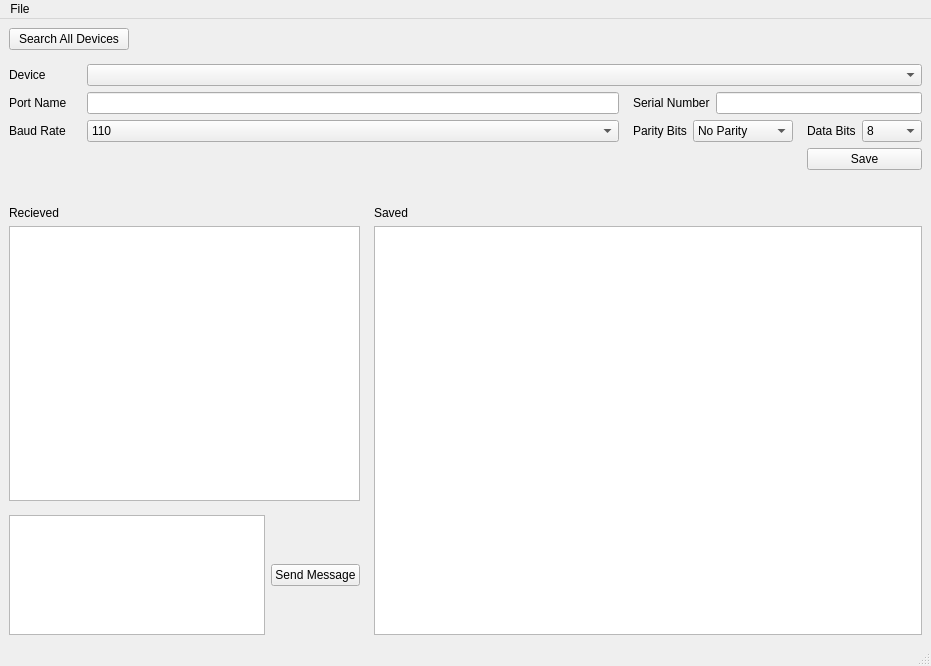
<?xml version="1.0" encoding="UTF-8"?>
<ui version="4.0">
 <class>MainWindow</class>
 <widget class="QMainWindow" name="MainWindow">
  <property name="geometry">
   <rect>
    <x>0</x>
    <y>0</y>
    <width>931</width>
    <height>666</height>
   </rect>
  </property>
  <property name="windowTitle">
   <string>MainWindow</string>
  </property>
  <widget class="QWidget" name="centralwidget">
   <layout class="QGridLayout" name="gridLayout" columnstretch="3,3,0,0,0">
    <item row="7" column="0" colspan="5">
     <layout class="QHBoxLayout" name="horizontalLayout_2" stretch="0,3">
      <item>
       <layout class="QVBoxLayout" name="message_ox">
        <property name="rightMargin">
         <number>8</number>
        </property>
        <item>
         <widget class="QLabel" name="recieved_label">
          <property name="text">
           <string>Recieved</string>
          </property>
         </widget>
        </item>
        <item>
         <widget class="QTextEdit" name="recieved_message_text_output"/>
        </item>
        <item>
         <layout class="QHBoxLayout" name="send_message_box">
          <property name="topMargin">
           <number>8</number>
          </property>
          <item>
           <widget class="QTextEdit" name="send_message_input">
            <property name="sizePolicy">
             <sizepolicy hsizetype="Expanding" vsizetype="Fixed">
              <horstretch>0</horstretch>
              <verstretch>0</verstretch>
             </sizepolicy>
            </property>
            <property name="minimumSize">
             <size>
              <width>0</width>
              <height>120</height>
             </size>
            </property>
            <property name="maximumSize">
             <size>
              <width>16777215</width>
              <height>120</height>
             </size>
            </property>
            <property name="html">
             <string>&lt;!DOCTYPE HTML PUBLIC &quot;-//W3C//DTD HTML 4.0//EN&quot; &quot;http://www.w3.org/TR/REC-html40/strict.dtd&quot;&gt;
&lt;html&gt;&lt;head&gt;&lt;meta name=&quot;qrichtext&quot; content=&quot;1&quot; /&gt;&lt;style type=&quot;text/css&quot;&gt;
p, li { white-space: pre-wrap; }
&lt;/style&gt;&lt;/head&gt;&lt;body style=&quot; font-family:'Noto Sans'; font-size:10pt; font-weight:400; font-style:normal;&quot;&gt;
&lt;p style=&quot;-qt-paragraph-type:empty; margin-top:0px; margin-bottom:0px; margin-left:0px; margin-right:0px; -qt-block-indent:0; text-indent:0px;&quot;&gt;&lt;br /&gt;&lt;/p&gt;&lt;/body&gt;&lt;/html&gt;</string>
            </property>
           </widget>
          </item>
          <item>
           <widget class="QPushButton" name="send_message_button">
            <property name="text">
             <string>Send Message</string>
            </property>
           </widget>
          </item>
         </layout>
        </item>
       </layout>
      </item>
      <item>
       <layout class="QVBoxLayout" name="save_table_box">
        <item alignment="Qt::AlignLeft">
         <widget class="QLabel" name="saved_label">
          <property name="text">
           <string>Saved</string>
          </property>
         </widget>
        </item>
        <item>
         <widget class="QTableWidget" name="saved_table"/>
        </item>
       </layout>
      </item>
     </layout>
    </item>
    <item row="2" column="0" colspan="5">
     <layout class="QFormLayout" name="device_name_box">
      <item row="0" column="0">
       <widget class="QLabel" name="device_label">
        <property name="minimumSize">
         <size>
          <width>72</width>
          <height>0</height>
         </size>
        </property>
        <property name="maximumSize">
         <size>
          <width>72</width>
          <height>16777215</height>
         </size>
        </property>
        <property name="text">
         <string>Device</string>
        </property>
       </widget>
      </item>
      <item row="0" column="1">
       <widget class="QComboBox" name="device_combox_box"/>
      </item>
     </layout>
    </item>
    <item row="3" column="0" colspan="3">
     <layout class="QFormLayout" name="port_name_box">
      <property name="rightMargin">
       <number>8</number>
      </property>
      <item row="0" column="0">
       <widget class="QLabel" name="port_label">
        <property name="minimumSize">
         <size>
          <width>72</width>
          <height>0</height>
         </size>
        </property>
        <property name="maximumSize">
         <size>
          <width>72</width>
          <height>16777215</height>
         </size>
        </property>
        <property name="text">
         <string>Port Name</string>
        </property>
       </widget>
      </item>
      <item row="0" column="1">
       <widget class="QLineEdit" name="port_input"/>
      </item>
     </layout>
    </item>
    <item row="3" column="3" colspan="2">
     <layout class="QFormLayout" name="serial_number_box">
      <item row="0" column="0">
       <widget class="QLabel" name="serial_no_label">
        <property name="text">
         <string>Serial Number</string>
        </property>
       </widget>
      </item>
      <item row="0" column="1">
       <widget class="QLineEdit" name="serial_no_input"/>
      </item>
     </layout>
    </item>
    <item row="6" column="4">
     <spacer name="verticalSpacer">
      <property name="orientation">
       <enum>Qt::Vertical</enum>
      </property>
      <property name="sizeType">
       <enum>QSizePolicy::Fixed</enum>
      </property>
      <property name="sizeHint" stdset="0">
       <size>
        <width>20</width>
        <height>30</height>
       </size>
      </property>
     </spacer>
    </item>
    <item row="4" column="4">
     <layout class="QHBoxLayout" name="data_bit_box">
      <property name="rightMargin">
       <number>0</number>
      </property>
      <item>
       <widget class="QLabel" name="data_bit_label">
        <property name="minimumSize">
         <size>
          <width>0</width>
          <height>0</height>
         </size>
        </property>
        <property name="maximumSize">
         <size>
          <width>100</width>
          <height>16777215</height>
         </size>
        </property>
        <property name="text">
         <string>Data Bits</string>
        </property>
       </widget>
      </item>
      <item>
       <widget class="QComboBox" name="data_bit_combobox">
        <property name="minimumSize">
         <size>
          <width>60</width>
          <height>0</height>
         </size>
        </property>
        <property name="maximumSize">
         <size>
          <width>60</width>
          <height>16777215</height>
         </size>
        </property>
        <item>
         <property name="text">
          <string>8</string>
         </property>
        </item>
        <item>
         <property name="text">
          <string>9</string>
         </property>
        </item>
        <item>
         <property name="text">
          <string>10</string>
         </property>
        </item>
       </widget>
      </item>
     </layout>
    </item>
    <item row="5" column="4">
     <widget class="QPushButton" name="save_to_database_button">
      <property name="text">
       <string>Save</string>
      </property>
     </widget>
    </item>
    <item row="4" column="0" colspan="3">
     <layout class="QHBoxLayout" name="baud_rate_box">
      <property name="rightMargin">
       <number>8</number>
      </property>
      <item>
       <widget class="QLabel" name="baud_rate_label">
        <property name="minimumSize">
         <size>
          <width>72</width>
          <height>0</height>
         </size>
        </property>
        <property name="maximumSize">
         <size>
          <width>72</width>
          <height>16777215</height>
         </size>
        </property>
        <property name="text">
         <string>Baud Rate</string>
        </property>
       </widget>
      </item>
      <item>
       <widget class="QComboBox" name="baud_rate_combo_box">
        <property name="minimumSize">
         <size>
          <width>150</width>
          <height>0</height>
         </size>
        </property>
        <item>
         <property name="text">
          <string>110</string>
         </property>
        </item>
       </widget>
      </item>
     </layout>
    </item>
    <item row="4" column="3">
     <layout class="QHBoxLayout" name="parity_bit_box">
      <property name="rightMargin">
       <number>8</number>
      </property>
      <item>
       <widget class="QLabel" name="parity_label">
        <property name="minimumSize">
         <size>
          <width>0</width>
          <height>0</height>
         </size>
        </property>
        <property name="maximumSize">
         <size>
          <width>16777214</width>
          <height>16777215</height>
         </size>
        </property>
        <property name="text">
         <string>Parity Bits</string>
        </property>
       </widget>
      </item>
      <item>
       <widget class="QComboBox" name="parity_combobox">
        <property name="sizePolicy">
         <sizepolicy hsizetype="Preferred" vsizetype="Fixed">
          <horstretch>0</horstretch>
          <verstretch>0</verstretch>
         </sizepolicy>
        </property>
        <property name="minimumSize">
         <size>
          <width>100</width>
          <height>0</height>
         </size>
        </property>
        <item>
         <property name="text">
          <string>No Parity</string>
         </property>
        </item>
        <item>
         <property name="text">
          <string>Odd</string>
         </property>
        </item>
        <item>
         <property name="text">
          <string>Even</string>
         </property>
        </item>
       </widget>
      </item>
     </layout>
    </item>
    <item row="0" column="0">
     <widget class="QPushButton" name="search_device_button">
      <property name="minimumSize">
       <size>
        <width>120</width>
        <height>0</height>
       </size>
      </property>
      <property name="maximumSize">
       <size>
        <width>120</width>
        <height>16777215</height>
       </size>
      </property>
      <property name="text">
       <string>Search All Devices</string>
      </property>
     </widget>
    </item>
    <item row="1" column="0">
     <spacer name="verticalSpacer_2">
      <property name="orientation">
       <enum>Qt::Vertical</enum>
      </property>
      <property name="sizeType">
       <enum>QSizePolicy::Fixed</enum>
      </property>
      <property name="sizeHint" stdset="0">
       <size>
        <width>20</width>
        <height>8</height>
       </size>
      </property>
     </spacer>
    </item>
   </layout>
  </widget>
  <widget class="QMenuBar" name="menubar">
   <property name="geometry">
    <rect>
     <x>0</x>
     <y>0</y>
     <width>931</width>
     <height>27</height>
    </rect>
   </property>
   <widget class="QMenu" name="menuFile">
    <property name="title">
     <string>File</string>
    </property>
   </widget>
   <addaction name="menuFile"/>
  </widget>
  <widget class="QStatusBar" name="statusbar"/>
 </widget>
 <resources/>
 <connections/>
</ui>
